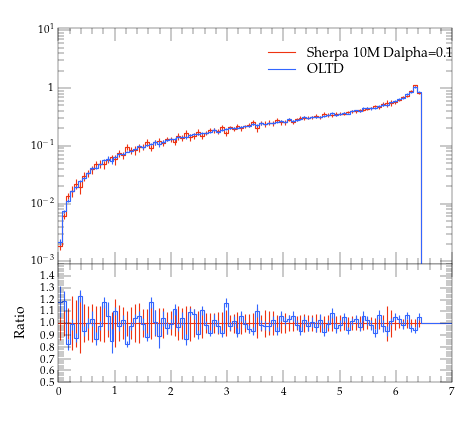

Source code (Python):
#! /usr/bin/env python

# This Python script was auto-generated using YODA v2.0.0.
# Analysis object: /evtb/inc_t_pt
# Timestamp: 12-04-2024 (11:12:09)

import matplotlib as mpl
import matplotlib.pyplot as plt
mpl.use('Agg') # comment out for interactive use
import os
import numpy as np

plotDir = os.path.split(os.path.realpath(__file__))[0]
if 'YODA_USER_PLOT_PATH' in globals():
    plot_outdir = globals()['YODA_USER_PLOT_PATH']
else:
    plot_outdir = plotDir

#plot style
plt.style.use(os.path.join(plotDir, '../default.mplstyle'))
# plot metadata
figW, figH = plt.rcParams['figure.figsize']
ax_xLabel = r''
ax_yLabel = r''
ax_title  = r''
ax_xScale = 'linear'
ax_yScale = 'log'
xLims = (0.0, 7.0)
yLims = (0.0009000000000000001, 11.0)

# TeX-friendly labels for the legend
labels = [ r"Sherpa 10M Dalpha=0.1", r"OLTD" ]

# Create figure and axis objects
fig, (ax, ratio0_ax) = plt.subplots(2, 1, sharex=True,
                  figsize=(figW,figH), gridspec_kw={'height_ratios': (2, 1)})
ratio0_ax.yaxis.set_major_locator(mpl.ticker.MultipleLocator(0.1))
ratio0_ax.set_ylim(0.5, 1.4999)
ratio0_ax.set_ylabel('Ratio')

# LineColor map: curve index -> color
linecolors = {0: '#EE3311', 1: '#3366FF'}
# the numerical data is stored in a separate file
dataf = dict()
prefix = os.path.split(__file__)[0]
if prefix:    prefix = prefix + '/'
exec(open(prefix+'inc_t_pt__data.py').read(), dataf)


legend_handles = [] # keep track of handles for the legend

# style options for curves
# starts at zorder>=5 to draw curve on top of legend
styles = {
  'curve0': {
    'color' : linecolors[0],
    'linestyle' : '-',
    'marker' : 'o',
    'zorder' : 5,
    'histstyle' : True,
  },
  'curve1': {
    'color' : linecolors[1],
    'linestyle' : '-',
    'marker' : 'o',
    'zorder' : 6,
    'histstyle' : True,
  },
}
# curve from input yoda files in main panel
for label in dataf['yvals'].keys():
    if all(np.isnan(v) for v in dataf['yvals'][label]):
        continue
    tmp = None
    if styles[label]['histstyle']: # draw as histogram
        tmp, = ax.plot(dataf['xedges'], dataf['yedges'][label],
                       color=styles[label]['color'],
                       linestyle=styles[label]['linestyle'],
                       drawstyle='steps-pre', solid_joinstyle='miter',
                       zorder=styles[label]['zorder'], label=label)
        ax.errorbar(dataf['xpoints'], dataf['yvals'][label], color=styles[label]['color'],
                    xerr=dataf['xerrs'], yerr=[dataf['ydowns'][label], dataf['yups'][label]],
                    linestyle='none', zorder=styles[label]['zorder'])
    else: # draw as scatter
        tmp = ax.errorbar(dataf['xpoints'], dataf['yvals'][label],
                          xerr=dataf['xerrs'],
                          yerr=[ dataf['ydowns'][label],
                          dataf['yups'][label] ],
                          fmt=styles[label]['marker'],
                          ecolor=styles[label]['color'],
                          color=styles[label]['color'], zorder=2)
        tmp[-1][0].set_linestyle(styles[label]['linestyle'])
    legend_handles += [tmp]
    for varLabel in dataf['variation_yvals'].keys():
        if varLabel.startswith(label):
            tmp, = ax.plot(dataf['xedges'], dataf['variation_yvals'][varLabel],
                           color=styles[label]['color'],
                           linestyle=styles[label]['linestyle'],
                           drawstyle='steps-pre', solid_joinstyle='miter',
                           zorder=styles[label]['zorder'], alpha=0.5)


# plots on ratio panel
# curve from input yoda files in ratio panel
for label, yvals in dataf['ratio0_yvals'].items():
    if all(np.isnan(v) for v in yvals):
        continue
    if styles[label]['histstyle']: # plot as histogram
        ratio0_ax.plot(dataf['xedges'], yvals,
                       color=styles[label]['color'],
                       linestyle=styles[label]['linestyle'],
                       drawstyle='steps-pre', zorder=1,
                       solid_joinstyle='miter')
        ratio0_ax.vlines(dataf['xpoints'],
                         dataf['ratio0_ymin'][label],
                         dataf['ratio0_ymax'][label],
                         color=styles[label]['color'], zorder=1)
    else: # plot as scatter
        tmp = ratio0_ax.errorbar(dataf['xpoints'],
                                 yvals, xerr=dataf['xerrs'],
                                 yerr=dataf['ratio0_yerrs'][label],
                                 fmt=styles[label]['marker'],
                                 ecolor=styles[label]['color'],
                                 color=styles[label]['color'])
        tmp[-1][0].set_linestyle(styles[label]['linestyle'])

    for varlabel in dataf['ratio0_variation_vals'].keys():
        if varlabel.startswith(label):
            ratio0_ax.plot(dataf['xedges'],
                            dataf['ratio0_variation_vals'][varlabel],
                            color=styles[label]['color'],
                            linestyle=styles[label]['linestyle'],
                            drawstyle='steps-pre', solid_joinstyle='miter',
                            zorder=1, alpha=0.5)

legend_pos = (0.5, 0.97)
ax.legend(legend_handles, labels, loc='upper left', bbox_to_anchor=legend_pos)

# set plot metadata as defined above
ratio0_ax.set_xlabel(ax_xLabel)
ratio0_ax.xaxis.set_label_coords(1., -.15)
ax.set_ylabel(ax_yLabel, loc='top')
ax.set_title(ax_title, loc='left')
ax.set_xscale(ax_xScale)
ax.set_yscale(ax_yScale)
ax.set_xlim(xLims)
ax.set_ylim(yLims)

# tick formatting
plt.rcParams['xtick.top'] = True
plt.rcParams['ytick.right'] = True
ax.yaxis.set_major_locator(mpl.ticker.LogLocator(base=10.0, numticks=np.inf))
ax.yaxis.set_minor_locator(mpl.ticker.LogLocator(
                           base=10.0, subs=np.arange(0.1, 1, 0.1), numticks=np.inf))
fig.align_ylabels((ax, ratio0_ax))
plt.savefig(os.path.join(plot_outdir, 'inc_t_pt.pdf'), format='PDF')
plt.savefig(os.path.join(plot_outdir, 'inc_t_pt.png'), format='PNG')

plt.close(fig)
